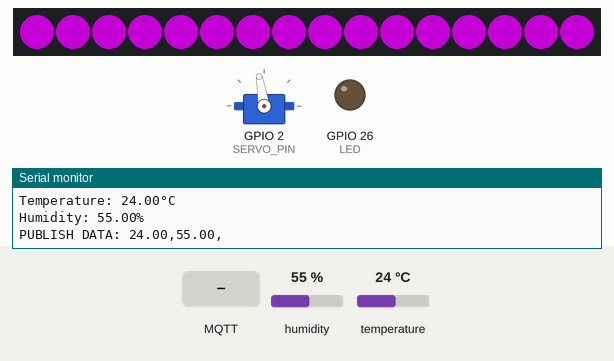
The sketch below on a simulated ESP32. Parts: servo, 16 RGB LEDs in strip order, left to right, output pins drawn as LEDs (lit = HIGH), the last lines printed to the serial monitor. The inputs (shaded band) are chosen by the test bench; at power-on: temperature 24 °C, humidity 55 %. Dim RGB values are drawn brighter than linear; WiFi joins after 1.5 s; servers stay silent unless stated; no MQTT or app messages arrive unless stated.

Above: at 2.7 s.
2.8 s: temperature set to 12 °C
At 5.4 s:
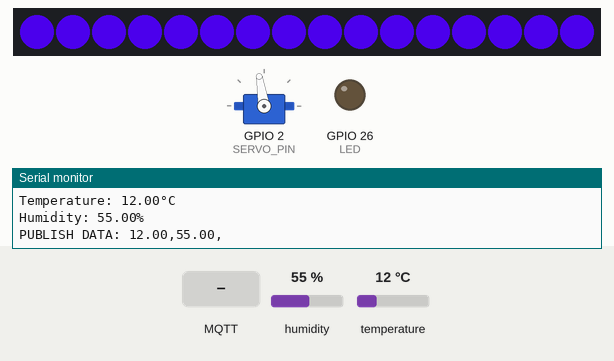
6.0 s: temperature set to 19 °C
9.0 s: temperature set to 33 °C
At 11.2 s:
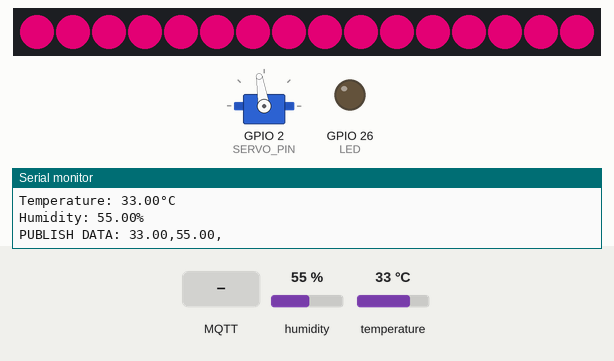
12.0 s: temperature set to 41 °C
15.0 s: MQTT message "ON" arrives on the first subscribed topic
At 16.0 s:
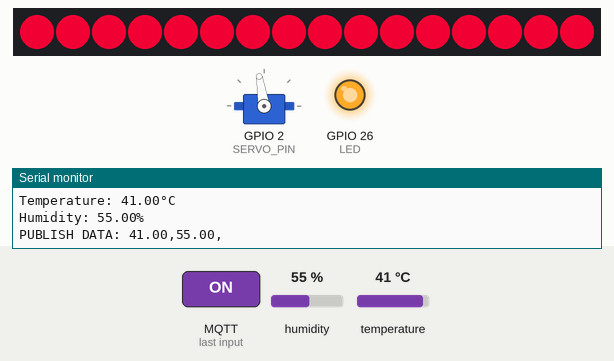
17.0 s: MQTT message "OFF" arrives on the first subscribed topic
At 17.4 s:
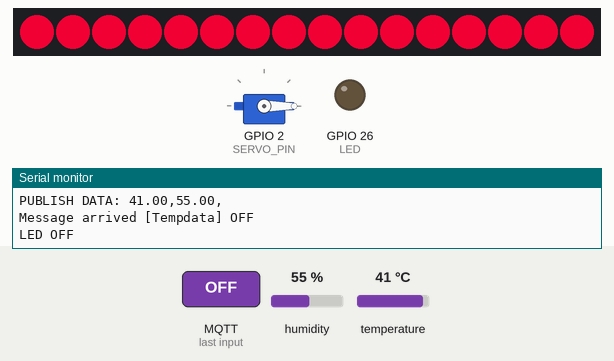
Timing chart, 0 to 20.0 s (numbered marks = the images above; inputs shaded):
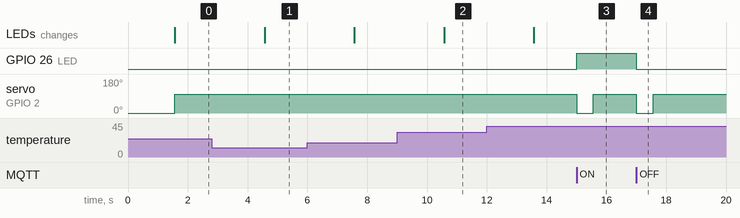

Measured:
- after the input at 2.8 s, the LEDs: change after 1.8 s (image 1)
- after the input at 9.0 s, the LEDs: change after 1.6 s (image 2)
- after the input at 15.0 s, GPIO 26 (LED): LOW → HIGH at once; servo on GPIO 2 (SERVO_PIN): 99° → 0° at once, → 99° 0.57 s later
- after the input at 17.0 s, GPIO 26 (LED): HIGH → LOW at once; servo on GPIO 2 (SERVO_PIN): 99° → 0° at once, → 99° 0.57 s later

The sketch:

projetowokwi.ino
```cpp
#include <DHT.h>
#include <WiFi.h>
#include <PubSubClient.h>
#include <ESP32Servo.h> // Include the Servo library
#include <FastLED.h> // Include the FastLED library

// Defining Pins
#define DHTPIN 12
#define LED 26
#define SERVO_PIN 2 // Servo motor pin
#define LED_PIN 4 // WS2812 LED strip pin
#define NUM_LEDS 16 // Number of LEDs in the strip

// DHT parameters
#define DHTTYPE    DHT22     // DHT 11
DHT dht(DHTPIN, DHTTYPE);

// Servo motor
Servo servo;

// WS2812 LED strip
CRGB leds[NUM_LEDS];

// MQTT Credentials
const char* ssid = "Wokwi-GUEST"; // Setting your AP SSID
const char* password = ""; // Setting your AP PSK
const char* mqttServer = "broker.hivemq.com";
// const char* mqttUserName = "bqzbdodo";
// const char* mqttPwd = "5oU2W_QN2WD8";
const char* clientID = "ESP32_Pedro_001"; // Client ID
const char* topic = "Tempdata"; // Publish topic

// Parameters for using non-blocking delay
unsigned long previousMillis = 0;
long interval = 1000;
String msgStr = "";      // MQTT message buffer
float temp, hum;

// Setting up WiFi and MQTT client
WiFiClient espClient;
PubSubClient client(espClient);

void setup_wifi() {
  delay(10);
  Serial.println();
  Serial.print("Connecting to ");
  Serial.println(ssid);

  WiFi.begin(ssid, password);

  while (WiFi.status() != WL_CONNECTED) {
    delay(500);
    Serial.print(".");
  }

  Serial.println("");
  Serial.println("WiFi connected");
  Serial.println("IP address: ");
  Serial.println(WiFi.localIP());
}

void callback(char* topic, byte* payload, unsigned int length) {
  Serial.print("Message arrived [");
  Serial.print(topic);
  Serial.print("] ");

  String message = "";
  for (int i = 0; i < (int)length; i++) {
    message += (char)payload[i];
  }
  Serial.println(message);

  // Control the simple LED based on received message
  if (message == "ON") {
    digitalWrite(LED, HIGH);
    Serial.println("LED ON");
  } else if (message == "OFF") {
    digitalWrite(LED, LOW);
    Serial.println("LED OFF");
  }

  // Control servo position (0-180) based on numeric message
  int servoPos = message.toInt();
  if (servoPos >= 0 && servoPos <= 180) {
    servo.write(servoPos);
  }
}

void reconnect() {
  while (!client.connected()) {
    Serial.print("Attempting MQTT connection...");
    if (client.connect(clientID)) {
      Serial.println("MQTT connected");
      client.subscribe(topic);
      Serial.println("Topic Subscribed");
    } else {
      Serial.print("failed, rc=");
      Serial.print(client.state());
      Serial.println(" try again in 5 seconds");
      delay(5000);
    }
  }
}

void setup() {
  Serial.begin(115200);
  // Initialize device.
  dht.begin();

  pinMode(LED, OUTPUT);
  digitalWrite(LED, LOW);

  // Setup servo
  servo.attach(SERVO_PIN, 500, 2400);
  servo.write(0);

  // Setup WS2812 LED strip
  FastLED.addLeds<WS2812, LED_PIN, GRB>(leds, NUM_LEDS);

  setup_wifi();
  client.setServer(mqttServer, 1883);
  client.setCallback(callback);
}

void loop() {
  if (!client.connected()) {
    reconnect();
  }
  client.loop();

  unsigned long currentMillis = millis();
  if (currentMillis - previousMillis >= (unsigned long)interval) {
    previousMillis = currentMillis;

    temp = dht.readTemperature();
    hum = dht.readHumidity();

    if (isnan(temp)) {
      Serial.println(F("Error reading temperature!"));
    } else {
      Serial.print(F("Temperature: "));
      Serial.print(temp);
      Serial.println(F("°C"));
    }

    if (isnan(hum)) {
      Serial.println(F("Error reading humidity!"));
    } else {
      Serial.print(F("Humidity: "));
      Serial.print(hum);
      Serial.println(F("%"));
    }

    // Build MQTT message string: "temp,hum,"
    msgStr = String(temp) + "," + String(hum) + ",";
    byte arrSize = msgStr.length() + 1;
    char msg[arrSize];

    Serial.print("PUBLISH DATA: ");
    Serial.println(msgStr);
    msgStr.toCharArray(msg, arrSize);
    client.publish(topic, msg);
    msgStr = "";

    // Update WS2812 LED strip with temperature color
    // Blue (cold) <-> Red (hot) gradient: 0-50°C
    int r = 0, g = 0, b = 0;
    if (!isnan(temp)) {
      float ratio = temp / 50.0;
      if (ratio > 1.0) ratio = 1.0;
      if (ratio < 0.0) ratio = 0.0;
      r = (int)(ratio * 255);
      b = (int)((1.0 - ratio) * 255);
    }
    for (int i = 0; i < NUM_LEDS; i++) {
      leds[i] = CRGB(r, g, b);
    }
    FastLED.show();

    // Move servo based on humidity (0-100% → 0-180°)
    if (!isnan(hum)) {
      int servoPos = (int)(hum * 1.8);
      servo.write(servoPos);
    }
  }
}
```
